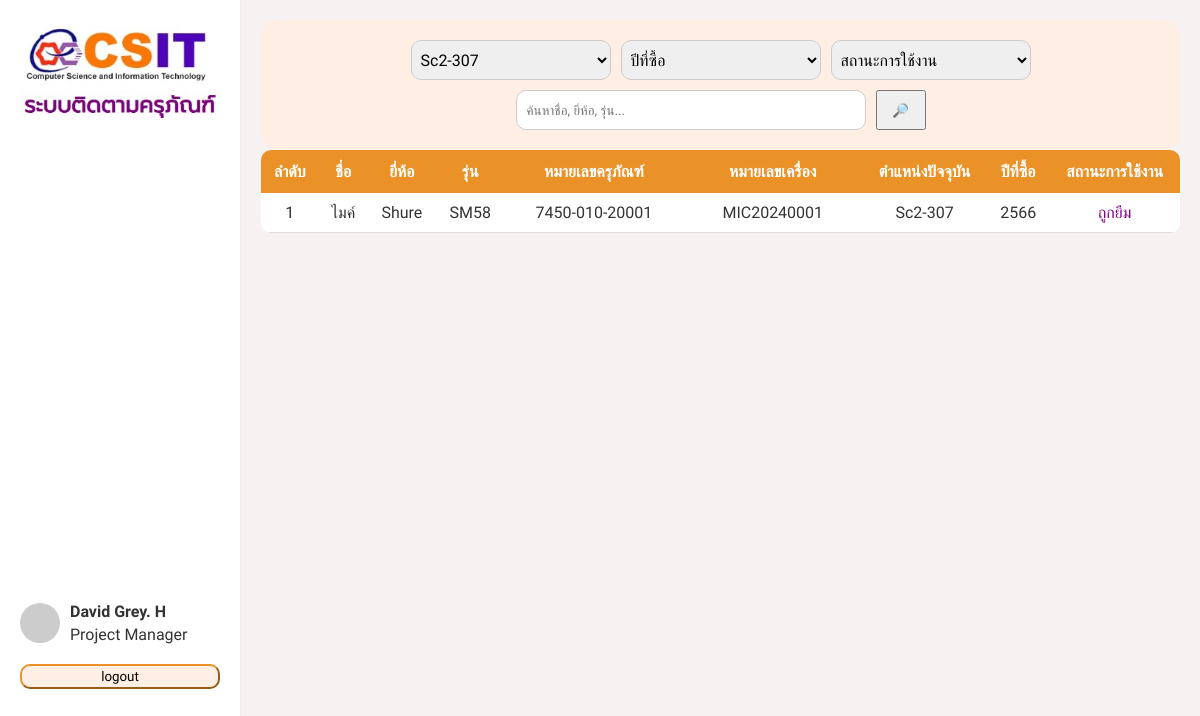
The app's page /member/member.php?room=Sc2-307 with its own data.
### tables this page shows
CREATE TABLE `tb_durable_articles` (
  `durable_articles_id` int(11) NOT NULL,
  `name` varchar(255) NOT NULL,
  `brand` varchar(255) NOT NULL,
  `series` varchar(255) NOT NULL,
  `durable_articles_number` varchar(255) DEFAULT NULL,
  `serial number` varchar(255) NOT NULL,
  `condition_of_use` enum('Working','Broken','Damaged','Sold') NOT NULL,
  `price` int(11) NOT NULL,
  `year_of_purchase` int(11) NOT NULL,
  `annual_warranty` int(11) NOT NULL,
  `description` varchar(255) DEFAULT NULL,
  `note` varchar(255) DEFAULT NULL
);

### member/member.php (the view, shortened to what this page needs)
<?php
include 'connet.php';
$where = [];
if (!empty($_GET['room'])) {
    $room = mysqli_real_escape_string($conn, $_GET['room']);
    $where[] = "r.number = '$room'";
}
$where_sql = count($where) > 0 ? 'WHERE ' . implode(' AND ', $where) : '';
$sql = "
SELECT
    d.durable_articles_id,
    d.name,
    d.brand,
    d.series,
    d.durable_articles_number,
    d.`serial number`,
    d.year_of_purchase,
    r.number,
    b.status_of_use,
    b.time_borrow,
    b.member_id,
    m.academic_ranks,
    m.first_name,
    m.last_name
FROM tb_durable_articles d
LEFT JOIN tb_borrowing b
    ON d.durable_articles_id = b.durable_articles_id
    AND b.time_borrow = (
        SELECT MAX(time_borrow)
        FROM tb_borrowing
        WHERE durable_articles_id = d.durable_articles_id
    )
LEFT JOIN tb_room r ON b.room_id = r.room_id
LEFT JOIN tb_member m ON b.member_id = m.member_id
$where_sql
";
$result = mysqli_query($conn, $sql);
?>
<!DOCTYPE html>
<html lang="en">
<head>
    <link rel="stylesheet" href="style_mem.css" />
    <link rel="stylesheet" href="https://cdnjs.cloudflare.com/ajax/libs/font-awesome/6.0.0/css/all.min.css" />
</head>
<body>
    <div class="sidebar">
        <div class="logo">
            <img src="../image/logo.jpg" alt="" style="width: 200px;">
        </div>
        <div class="profile">
            <img src="https://i.pravatar.cc/50?img=3" alt="Profile" />
            <div>
                <h4>David Grey. H</h4>
                <span>Project Manager</span>
            </div>
        </div>
        <ul class="menu">
            <button class="logout">logout</button>
        </ul>
    </div>
    <div class="main">
        <div class="topbar">
            <?php include 'flutter.php'; ?>
        </div>
        <div class="table">
            <table>
                <thead>
                    <tr>
                        <th>ลำดับ </th>
                        <th>ชื่อ</th>
                        <th>ยี่ห้อ</th>
                        <th>รุ่น</th>
                        <th>หมายเลขครุภัณฑ์</th>
                        <th>หมายเลขเครื่อง</th>
                        <th>ตำแหน่งปัจจุบัน</th>
                        <th>ปีที่ซื้อ</th>
                        <th>สถานะการใช้งาน</th>
                    </tr>
                </thead>
                <tbody>
                    <?php
                    $count = 1;
                    while ($row = mysqli_fetch_assoc($result)) {
                        $status_display = $row['status_of_use'] === 'Borrowed' ? 'ถูกยืม' : 'ว่าง';
                        $modalId = "modal_" . $row['durable_articles_id'];
                        echo "<tr>";
                        echo "<td>" . $count++ . "</td>";
                        echo "<td>" . $row['name'] . "</td>";
                        echo "<td>" . $row['brand'] . "</td>";
                        echo "<td>" . $row['series'] . "</td>";
                        echo "<td>" . $row['durable_articles_number'] . "</td>";
                        echo "<td>" . $row['serial number'] . "</td>";
                        echo "<td>" . ($row['number'] ?? '-') . "</td>";
                        echo "<td>" . $row['year_of_purchase'] . "</td>";
                        if ($row['status_of_use'] === 'Borrowed') {
                            echo "<td style='color: purple; cursor: pointer;' onclick=\"document.getElementById('$modalId').style.display='block'\">" . $status_display . "</td>";
                        } else {
                            echo "<td style='color: #aaa; cursor: default;'>" . $status_display . "</td>";
                        }
                        echo "</tr>";
                    }
                    ?>
                </tbody>
            </table>
        </div>
    </div>
</body>
</html>

### member/style_mem.css (style rules this page uses)
* { margin: 0; padding: 0; box-sizing: border-box; font-family: 'Prompt', sans-serif; }
body { display: flex; background: #f7f5fc; color: #333; background-color: #f7f2f2; }
.table table { width: 100%; border-collapse: collapse; border-radius: 10px; overflow: hidden; background-color: white; }
.table thead { background-color: #ea9227; color: white; }
.table thead th { padding: 12px 10px; text-align: center; white-space: nowrap; overflow: hidden; text-overflow: ellipsis; }
.table tbody tr { border-bottom: 1px solid #ddd; }
.table tbody td { padding: 10px; text-align: center; color: #333; }
.table thead th:nth-child(5), .table thead th:nth-child(6) { min-width: 160px; }
.sidebar { width: 250px; background-color: #fff; border-right: 1px solid #eee; padding: 20px; height: 100vh; }
.logo { color: purple; margin-bottom: 480px; }
.profile { display: flex; align-items: center; margin-bottom: 10px; }
.profile img { width: 40px; border-radius: 50%; margin-right: 10px; }
.profile h4 { margin-bottom: 4px; }
.logout { display: flex; align-items: center; margin-top: 20px; width: 100%; height: 25px; justify-content: center; border-radius: 10px; background-color: #ffeee3; border-color: #ea9227; }
.menu { list-style: none; }
.main { flex-grow: 1; padding: 20px; }
.topbar { display: flex; justify-content: center; align-items: center; flex-wrap: wrap; gap: 10px; padding: 20px; border-radius: 15px; background-color: #ffeee3; }

### records on screen
tb_durable_articles: name "ไมค์", brand "Shure", series "SM58", durable_articles_number "7450-010-20001", serial number "MIC20240001", number "Sc2-307", year_of_purchase "2566", status_display "ถูกยืม"

### other values on screen
form field room "Sc2-307"
